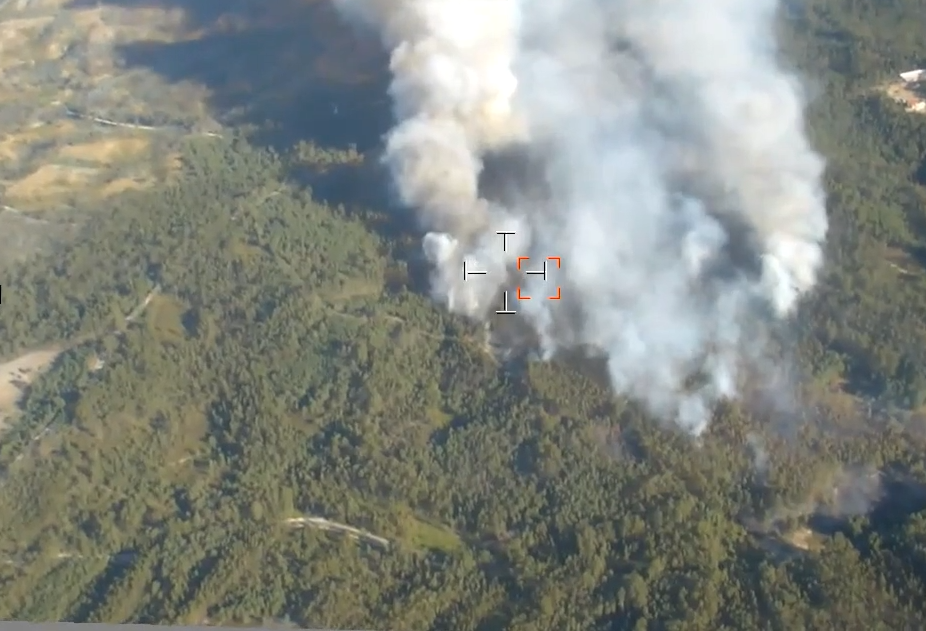
%> input picture Datasets/B_1_2_10/01.png, 926 x 631 px; its folder holds 4 pictures in this run
$ octave example_SFM.m   (GNU Octave 9; MATLAB toolbox functions it lacks are replaced by stand-ins)
%> lines starting %> are read from the running program, lines starting %| are printed output that depends on the picture
% openExample('vision/StructureFromMotionFromMultipleViewsExample')


% Use |imageDatastore| to get a list of all image file names in a
% directory.
clear;
dataset_name='B_1_2_10';
imageDir = strcat('Datasets/',dataset_name);
imds = imageDatastore(imageDir);

% Display the images.
figure;
montage(imds.Files, 'Size', [3, 2]);
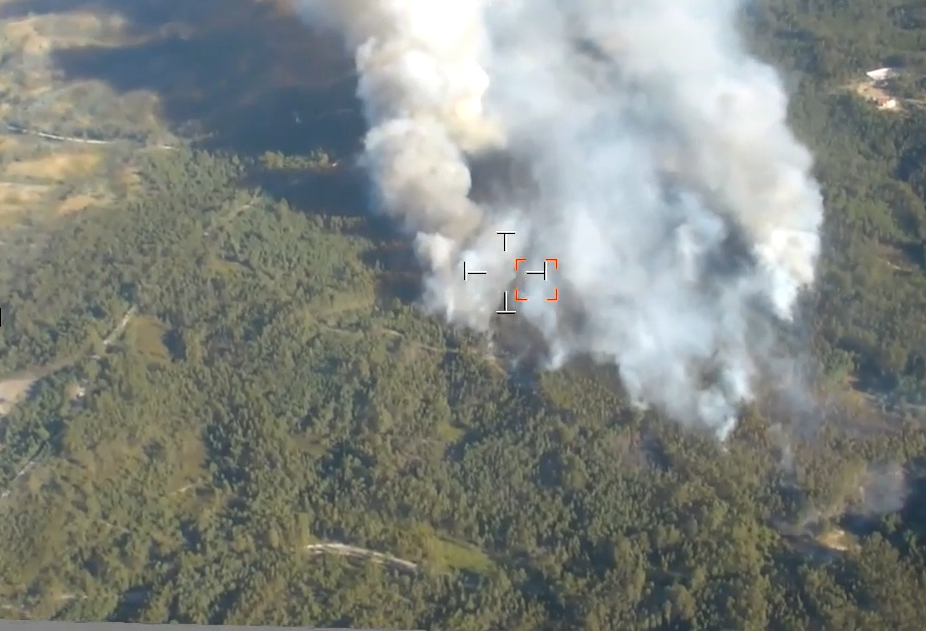
%> input picture Datasets/B_1_2_10/02.png, 926 x 631 px
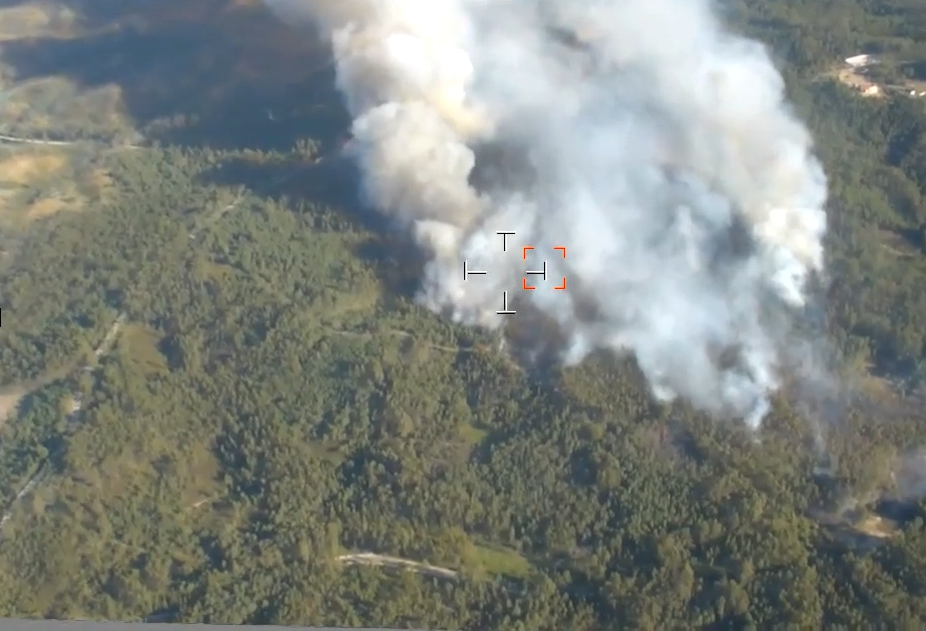
%> input picture Datasets/B_1_2_10/03.png, 926 x 631 px
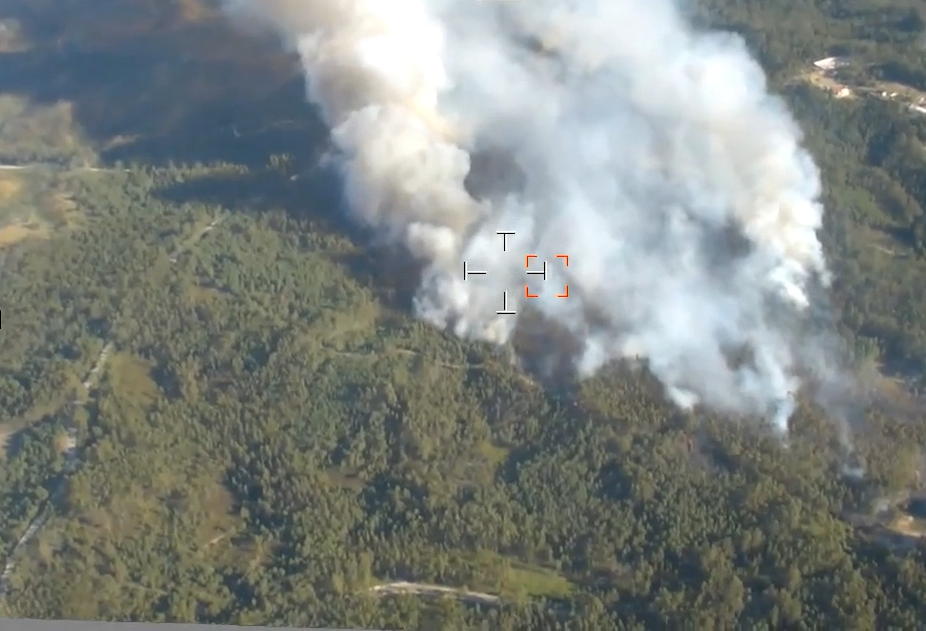
%> input picture Datasets/B_1_2_10/04.png, 926 x 631 px
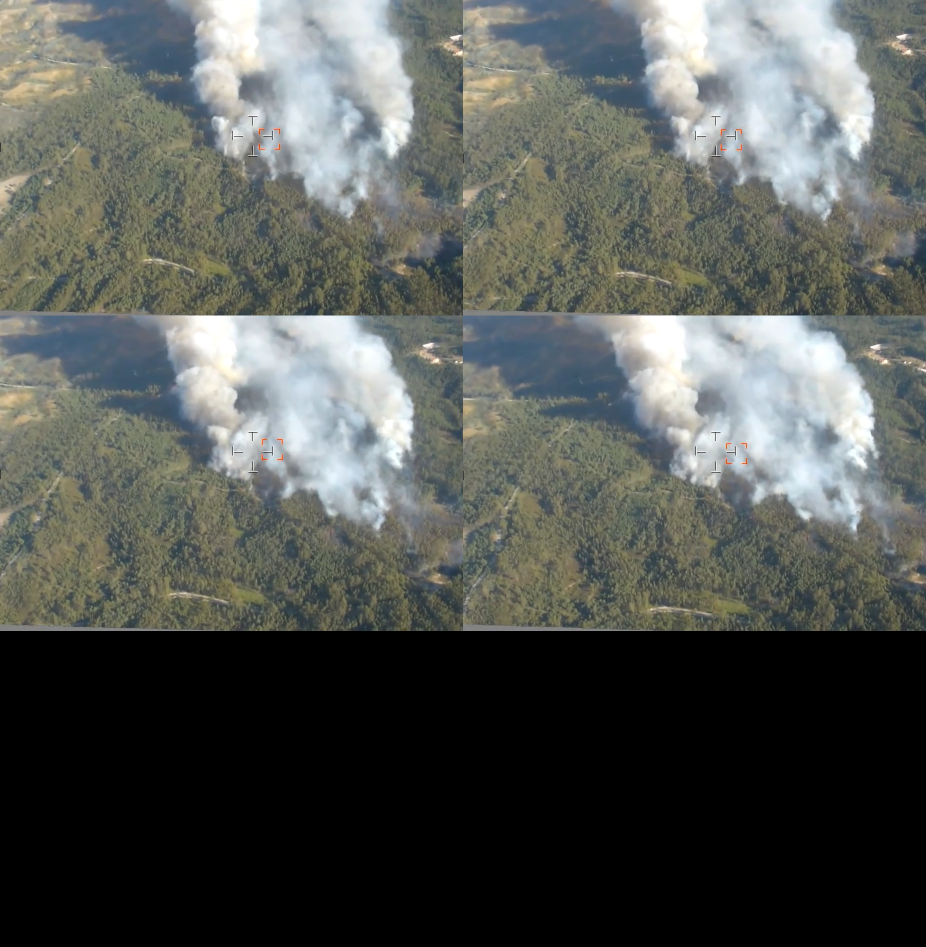
%> displayed picture: size 1893x1852x3, on the screen's scale of 0 to 255 (shown at 1/2 size); mean R, G, B 85.2, 88.4, 84.9

% Convert the images to grayscale.
images = cell(1, numel(imds.Files));
for i = 1:numel(imds.Files)
    I = readimage(imds, i);
%> I is the input picture: size 631x926x3 uint8; mean R, G, B 129.5, 133.7, 126.6
    images{i} = rgb2gray(I);
end
I=images{1};
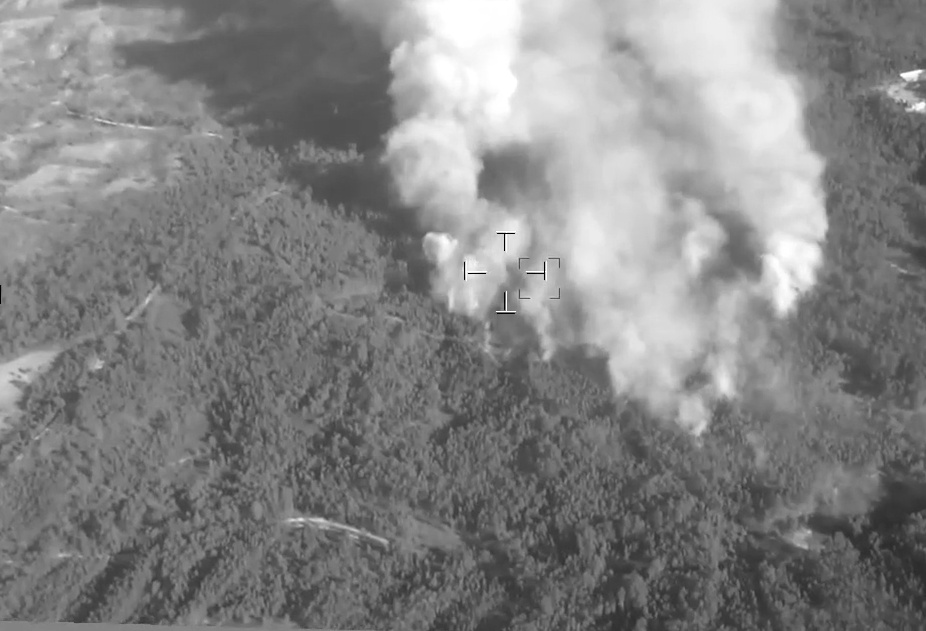
%> I: size 631x926 uint8; min 0, max 255, mean 131.6
title('Input Image Sequence');


% Get intrinsic parameters of the camera
%> (the run ends here)
